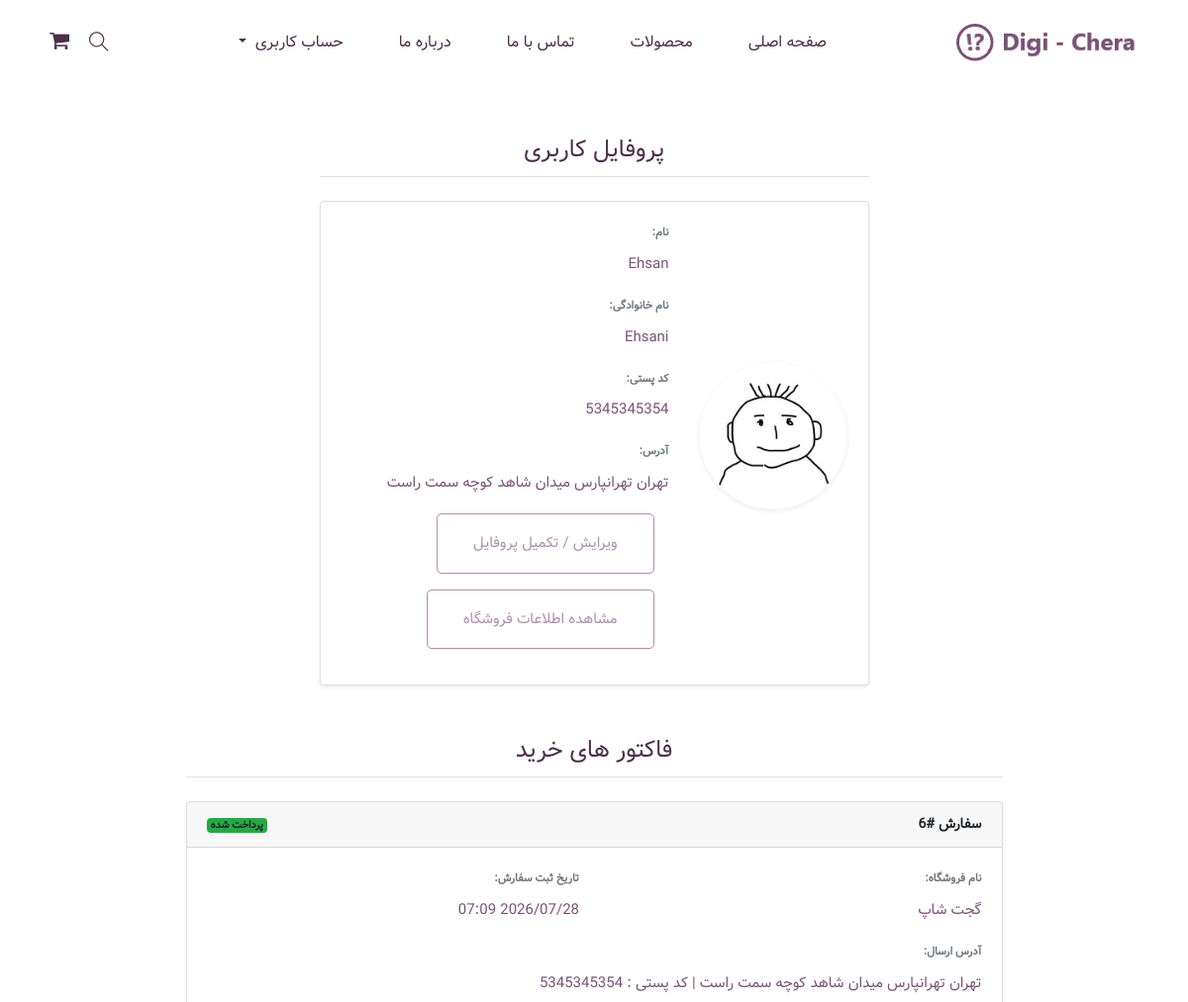
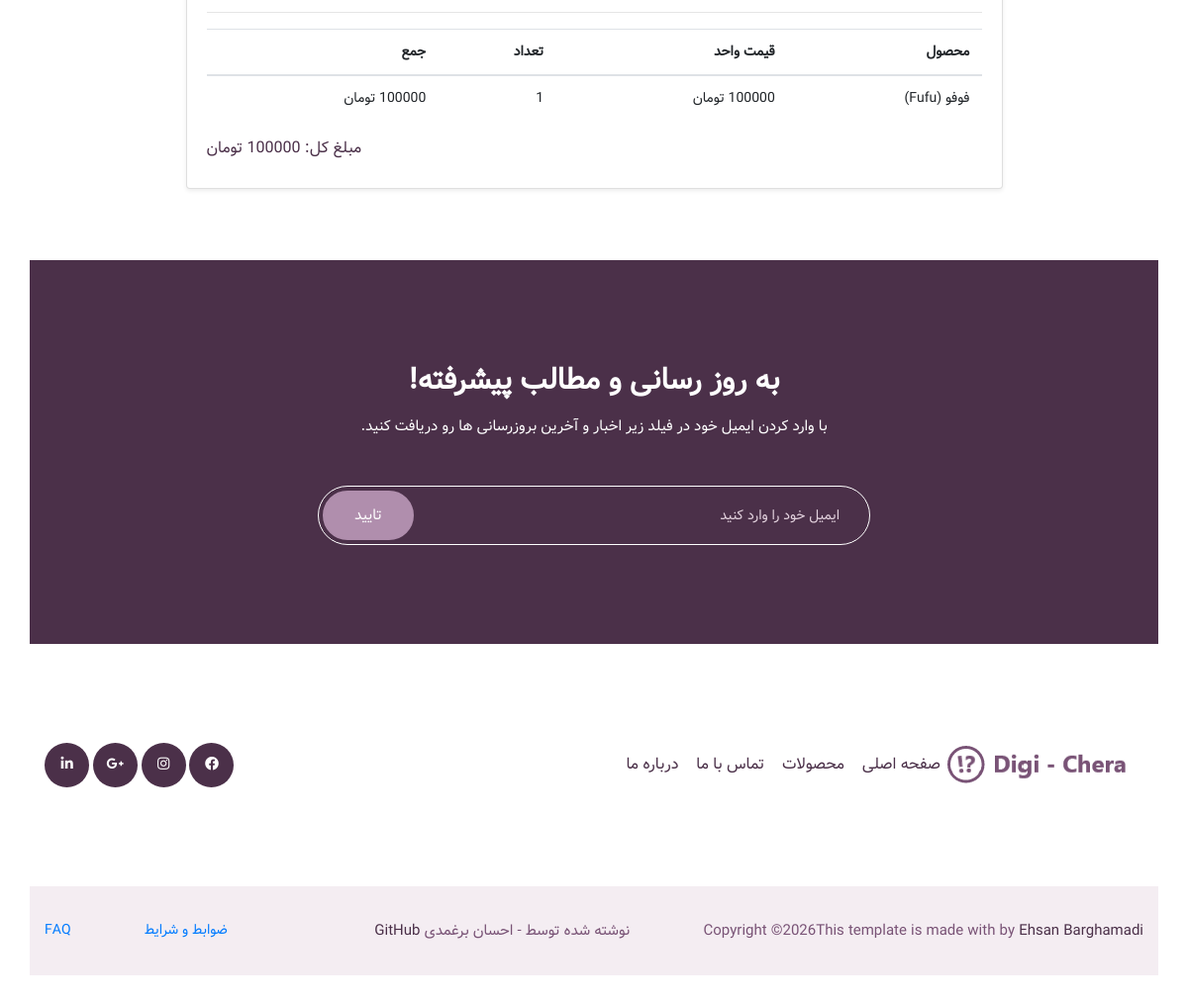
/account/ (signed in), run on the app's committed database (2 pictures, top to bottom).
### user/models.py (models this page shows, shortened)
class CustomUser(AbstractBaseUser, PermissionsMixin, TimeStampedModel):
    class Roles(models.TextChoices):
        CUSTOMER = 'customer', 'خریدار'
        SELLER = 'seller', 'فروشنده'
        STAFF = 'staff', 'ادمین'
    role = models.CharField(
        verbose_name='نقش',
        max_length=10,
        choices=Roles.choices,
        default=Roles.CUSTOMER
    )
    phone = models.CharField(
        verbose_name='شماره تماس',
        max_length=20,
        unique=True,
        validators= [phone_validator],
        help_text='شماره باید منحصر به فرد باشد'
    )
    first_name = models.CharField(
        verbose_name='نام',
        max_length=30
    )
    last_name = models.CharField(
        verbose_name='نام خانوادگی',
        max_length=30
    )
    email = models.EmailField(
        verbose_name='ایمیل',
        blank=True,
        null=True
    )
    is_active = models.BooleanField(
        default=True,
        help_text='مشخص میکند آیا کاربر فعال است یا نه'
    )
    is_staff = models.BooleanField(
        default=False,
        help_text='مربوط به دسترسی به پنل ادمین'
    )
    class Meta:
        verbose_name = 'کاربر'
        verbose_name_plural = 'کاربرها'
        ordering = ['-created_at']
    USERNAME_FIELD = 'phone'
    REQUIRED_FIELDS = ['first_name', 'last_name']
    objects = CustomUserManager()

### account/models.py (models this page shows, shortened)
class Profile(TimeStampedModel):
    user = models.OneToOneField(
        settings.AUTH_USER_MODEL,
        on_delete=models.CASCADE,
        related_name='profile',
        verbose_name='کاربر'
    )
    location = models.TextField(
        verbose_name='آدرس',
        max_length=255,
        blank=True,
        null=True,
    )
    postal_code = models.CharField(
        verbose_name='کد پستی',
        max_length=10,
        validators=[IRPostalCodeField().clean],
        blank=True,
        null=True,
    )
    avatar = models.ImageField(
        verbose_name='تصویر پروفایل',
        upload_to='avatars/',
        validators=[validate_file_size],
        blank=True,
        null=True
    )
    class Meta:
        verbose_name = 'پروفایل'
        verbose_name_plural = 'پروفایل ها'

### order/models.py (models this page shows, shortened)
class Order(TimeStampedModel):
    class Status(models.TextChoices):
        PENDING = 'pending', 'در انتظار پرداخت'
        PAID = 'paid', 'پرداخت شده'
        SHIPPED = 'shipped', 'ارسال شده'
        DELIVERED = 'delivered', 'تحویل داده شده'
    user = models.ForeignKey(
        settings.AUTH_USER_MODEL,
        on_delete=models.PROTECT,
        related_name='orders',
        verbose_name='کاربر'
    )
    store = models.ForeignKey(
        'store.Store',
        on_delete=models.PROTECT,
        related_name='orders',
        verbose_name='فروشگاه'
    )
    status = models.CharField(
        max_length=10,
        choices=Status.choices,
        default=Status.PENDING,
        verbose_name='وضعیت'
    )
    shipping_address = models.TextField(verbose_name='آدرس ارسال')
    class Meta:
        verbose_name = 'سفارش'
        verbose_name_plural = 'سفارش ها'
    @property
    def total_price(self):
        return sum(item.total_price for item in self.items.all())

class OrderItem(TimeStampedModel):
    order = models.ForeignKey(
        'Order',
        on_delete=models.CASCADE,
        related_name='items',
        verbose_name='سفارش ها'
    )
    product = models.ForeignKey(
        'product.Product',
        on_delete=models.PROTECT,
        related_name='order_items',
        verbose_name='محصول'
    )
    product_name = models.CharField(
        max_length=255,
        verbose_name='نام محصول'
    )
    price = models.PositiveIntegerField(
        verbose_name='قیمت محصول'
    )
    quantity = models.PositiveIntegerField(
        verbose_name='تعداد'
    )
    @property
    def total_price(self):
        return self.price * self.quantity

### store/models.py (models this page shows, shortened)
class Store(SluggedModel):
    owner = models.OneToOneField(
        settings.AUTH_USER_MODEL,
        on_delete=models.CASCADE,
        related_name='store',
        verbose_name='مالک فروشگاه'
    )
    store_name = models.CharField(
        verbose_name='اسم فروشگاه',
        max_length=255,
    )
    store_logo = models.ImageField(
        verbose_name='لوگوی فروشگاه',
        upload_to='store_logo/%Y/%m/%d/',
        validators=[validate_file_size],
        blank=True,
        null=True
    )
    store_phone = models.CharField(
        verbose_name='شماره تماس فروشگاه',
        max_length=20,
        unique=True
    )
    is_active = models.BooleanField(
        verbose_name='فعال بودن فروشگاه',
        default=False
    )
    class Meta:
        verbose_name = 'فروشگاه'
        verbose_name_plural = 'فروشگاه ها'
        ordering = ['-created_at']

### account/views.py (the view)
# urls.py: path('', views.profile_detail, name='detail'),
@login_required
def profile_detail(request):
    user = request.user
    if user.role == CustomUser.Roles.CUSTOMER:
        return render(request, 'account/profile_customer_detail.html')
    if user.role == CustomUser.Roles.SELLER:
        return render(request, 'account/profile_seller_detail.html')
    if user.role == CustomUser.Roles.STAFF:
        return redirect(reverse('admin:index'))

### account/templates/account/profile_seller_detail.html (shortened to what this page needs)
{% extends 'base.html' %}
{% load static %}
{% block content %}
{% if user.is_authenticated %}
{% load static %} <div class="container my-5">
    <div class="row justify-content-center">
        <div class="col-12 col-md-8 col-lg-6">
            <h3 class="mb-4 text-center border-bottom pb-2">پروفایل کاربری</h3>
            <div class="card shadow-sm">
                <div class="card-body">
                    <div class="row align-items-center">
                        <div class="col-12 col-md-4 text-center mb-3 mb-md-0">
                            <div class="mb-3">
                                {% if user.profile.avatar %}
                                    <img src="{{ user.profile.avatar.url }}" alt="عکس پروفایل" class="img-fluid rounded-circle border border-light shadow-sm" width="150" height="150" style="object-fit: cover;">
                                {% else %}
                                    <img src="{% static 'img/elements/d.jpg' %}" alt="پروفایل پیش‌فرض" class="img-fluid rounded-circle border border-light shadow-sm" width="150" height="150" style="object-fit: cover;">
                                {% endif %}
                            </div>
                        </div>
                        <div class="col-12 col-md-8">
                            <div class="row mb-3">
                                <div class="col-12">
                                    <label class="font-weight-bold text-muted small">نام:</label>
                                    <p class="mb-0">{{ user.first_name|default:"-" }}</p>
                                </div>
                            </div>
                            <div class="row mb-3">
                                <div class="col-12">
                                    <label class="font-weight-bold text-muted small">نام خانوادگی:</label>
                                    <p class="mb-0">{{ user.last_name|default:"-" }}</p>
                                </div>
                            </div>
                            <div class="row mb-3">
                                <div class="col-12">
                                    <label class="font-weight-bold text-muted small">کد پستی:</label>
                                    {% if user.profile.postal_code %}
                                        <p class="mb-0">{{ user.profile.postal_code }}</p>
                                    {% else %}
                                        <p class="text-muted small mb-0">کد پستی برای شما ثبت نشده</p>
                                    {% endif %}
                                </div>
                            </div>
                            <div class="row mb-3">
                                <div class="col-12">
                                    <label class="font-weight-bold text-muted small">آدرس:</label>
                                    {% if user.profile.location %}
                                        <p class="mb-0">{{ user.profile.location }}</p>
                                    {% else %}
                                        <p class="text-muted small mb-0">آدرسی ثبت نشده است.</p>
                                    {% endif %}
                                </div>
                            </div>
                            <div class="col-md-12 form-group">
                                <a href="{% url 'account:update' %}" class="btn_3">
                                    ویرایش / تکمیل پروفایل
                                </a>
                            </div>
                            {% if user.store %}
                                <div class="col-md-12 form-group">
                                    <a href="{% url 'store:detail' %}" class="btn_3">
                                        مشاهده اطلاعات فروشگاه
                                    </a>
                                </div>
                            {% else %}
                                <div class="col-md-12 form-group">
                                    <a href="{% url 'store:create' %}" class="btn_3">
                                        ایجاد فروشگاه
                                    </a>
                                </div>
                            {% endif %}
                    </div>
                </div>
            </div>
        </div>
    </div>
</div>
{% include 'account/order_history.html' %}
{% endif %}
{% endblock content %}

### account/templates/account/order_history.html
<div class="container my-5">
    <div class="row justify-content-center">
        <div class="col-12 col-lg-9">
            <h3 class="mb-4 text-center border-bottom pb-2">فاکتور های خرید</h3>
            {% if user.orders.exists %}
                {% for order in user.orders.all %}
                <div class="card shadow-sm mb-4">
                    <div class="card-header d-flex justify-content-between align-items-center">
                        <span class="font-weight-bold">سفارش #{{ order.id }}</span>
                        <span>
                            {% if order.status == 'paid' %}
                                <span class="badge bg-success">پرداخت شده</span>
                            {% elif order.status == 'shipped' %}
                                <span class="badge bg-info">ارسال شده</span>
                            {% elif order.status == 'delivered' %}
                                <span class="badge bg-primary">تحویل داده شده</span>
                            {% else %}
                                <span class="badge bg-warning text-dark">در انتظار پرداخت</span>
                            {% endif %}
                        </span>
                    </div>
                    <div class="card-body">
                        <div class="row mb-3">
                            <div class="col-12 col-md-6">
                                <label class="font-weight-bold text-muted small">نام فروشگاه:</label>
                                <p class="mb-0">{{ order.store.store_name }}</p>
                            </div>
                            <div class="col-12 col-md-6">
                                <label class="font-weight-bold text-muted small">تاریخ ثبت سفارش:</label>
                                <p class="mb-0">{{ order.created_at|date:"Y/m/d H:i" }}</p>
                            </div>
                        </div>
                        <div class="row mb-3">
                            <div class="col-12">
                                <label class="font-weight-bold text-muted small">آدرس ارسال:</label>
                                <p class="mb-0">{{ order.shipping_address }}</p>
                            </div>
                        </div>
                        <hr>
                        <div class="table-responsive">
                            <table class="table">
                                <thead>
                                    <tr>
                                        <th>محصول</th>
                                        <th>قیمت واحد</th>
                                        <th>تعداد</th>
                                        <th>جمع</th>
                                    </tr>
                                </thead>
                                <tbody>
                                    {% for item in order.items.all %}
                                    <tr>
                                        <td>{{ item.product_name }}</td>
                                        <td>{{ item.price|floatformat:0 }} تومان</td>
                                        <td>{{ item.quantity }}</td>
                                        <td>{{ item.total_price|floatformat:0 }} تومان</td>
                                    </tr>
                                    {% endfor %}
                                </tbody>
                            </table>
                        </div>
                        <div class="text-left">
                            <h5>مبلغ کل: {{ order.total_price|floatformat:0 }} تومان</h5>
                        </div>
                    </div>
                </div>
                {% endfor %}
            {% else %}
                <p class="text-center text-muted">سفارشی برای نمایش وجود ندارد.</p>
            {% endif %}
        </div>
    </div>
</div>

### data on the page
CustomUser: first_name "Ehsan", last_name "Ehsani", profile.postal_code "5345345354", profile.location "تهران تهرانپارس میدان شاهد کوچه سمت راست"
Order: id "6", status "پرداخت شده", store.store_name "گجت شاپ", created_at "2026/07/28 07:09", shipping_address "تهران تهرانپارس میدان شاهد کوچه سمت راست | کد پستی : 5345345354"
OrderItem: product_name "فوفو (Fufu)", quantity "1"
